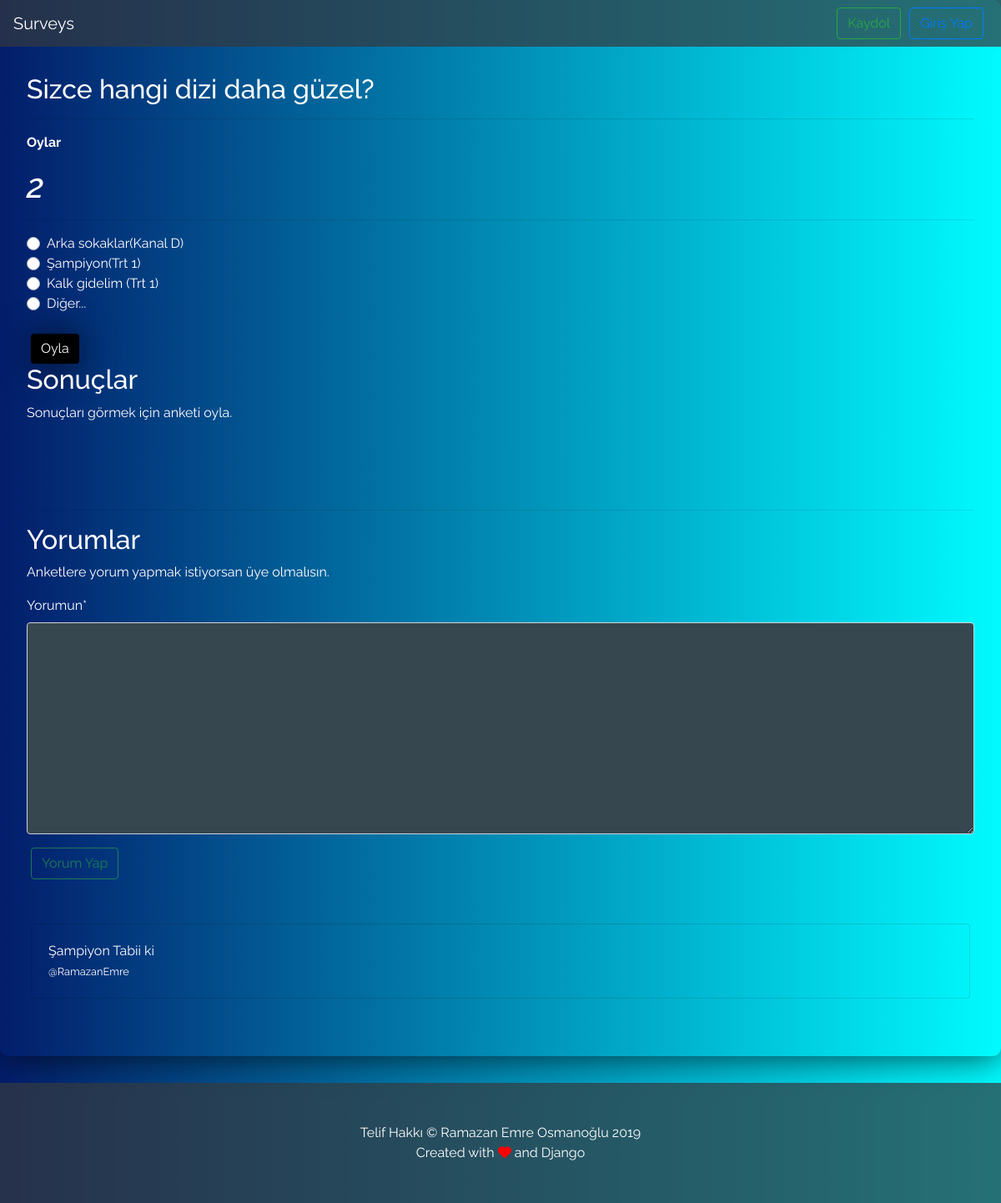
The app's page /polls/sizce-hangi-dizi-daha-guzel/ with its own data.
### polls/models.py (models this page shows, shortened)
class Poll(models.Model):
    title = models.CharField(max_length=200, verbose_name="Başlık", unique=True)
    author = models.ForeignKey(User, on_delete=models.CASCADE)
    date = models.DateTimeField(default=now, verbose_name="Tarih")
    explanation = models.TextField(verbose_name="Açıklama", null=True, blank=True)
    slug = models.SlugField(unique=True, editable=False, max_length=130)
    choices = models.ManyToManyField(Choice, verbose_name="Seçenekler")
    comments = models.ManyToManyField(Comment, verbose_name="Yorumlar", blank=True)
    class Meta:
        verbose_name = "Anket"
        verbose_name_plural = "Anketler"
        ordering = ["-date"]

class Choice(models.Model):
    text = models.CharField(max_length=200, verbose_name="Metin")
    votes = models.PositiveIntegerField(default=0)
    voters = models.ManyToManyField(User, blank=True)
    visitor_voters = models.ManyToManyField(VisitorIPAddressModel, blank=True)
    class Meta:
        verbose_name = "Seçenekler"
        verbose_name_plural = "Seçenekler"

class Comment(models.Model):
    text = models.TextField(verbose_name="Yorum", max_length=200)
    date = models.DateTimeField(default=now)
    author = models.ForeignKey(User, on_delete=models.CASCADE)
    class Meta:
        verbose_name = "Yorumlar"
        ordering = ["-date"]

### accounts/models.py (models this page shows, shortened)
class User(DefUser):
    is_active = models.BooleanField(
        _('active'),
        default=True,
    )
    email = models.EmailField(
        _("email address"),
        unique=True,
    )
    rank = models.PositiveSmallIntegerField('Rütbe', default=1)
    score = models.PositiveSmallIntegerField('Puan', default=0)

### polls/views.py (the view, shortened to what this page needs)
# urls.py: url(r"^(?P<slug>[\w-]+)/$", views.DetailView.as_view(), name="detail"),
class DetailView(View):
    post = None
    context = dict()
    choices = None
    comments = None
    request = None
    def end(self):
        return render(
            self.request,
            "polls/detail.html",
            context=self.context,
        )
    def is_voted_not_auth(self):
        voted = bool()
        for i in self.choices:
            for x in i.visitor_voters.all():
                if x.ip == self.ip:
                    voted = True
        return voted
    def get(self, request, slug):
        self.start(request, slug)
        return self.end()
    def post(self, request, slug):
        self.start(request, slug)
        if request.user.is_authenticated:
            return self.authenticated_post()
        else:
            return self.not_authenticated_post()
    def start(self, request, slug):
        self.poll = get_object_or_404(models.Poll, slug=slug)
        self.comments = self.poll.comments.all()
        self.choices = self.poll.choices.all()
        self.votesn = 0
        for i in self.choices:
            self.votesn += i.votes
        for i in self.choices:
            if i.votes != 0:
                i.percent = int((i.votes*100) / self.votesn)
            else:
                i.percent = 0
        self.context.update(
            poll=self.poll,
            comments=self.comments,
            choices=self.choices,
            votesn=self.votesn,
        )
        self.request = request
        self.context.setdefault("comment_form", CommentForm())
        if request.user.is_authenticated:
            self.context.update(
                auth=True,
                voted=self.is_voted_auth(),
            )
        else:
            self.ip = get_client_ip(request)
            self.context.update(
                auth=False,
                voted=self.is_voted_not_auth(),
            )

### polls/views.py
class CommentForm(forms.Form):
    if not settings.DEBUG:
        captcha = ReCaptchaField()
    comment_content = forms.CharField(widget=forms.Textarea, label="Yorumun", min_length=10, max_length=300)

### pages/context_processor.py (called while the page is built)
def func(request):
    datas = Page.objects.filter(is_it_in_navbar=True)
    context = dict(
        NAV_PAGES=datas,
    )
    return context

### polls/views.py (called while the page is built)
def get_client_ip(request):
    x_forwarded_for = request.META.get('HTTP_X_FORWARDED_FOR')
    if x_forwarded_for:
        ip = x_forwarded_for.split(',')[-1].strip()
    else:
        ip = request.META.get('REMOTE_ADDR')
    return ip

### templates/polls/detail.html (shortened to what this page needs)
{% extends 'base.html' %}
{% load crispy_forms_tags %}
{% block content %}
{% if auth %}
{% include 'auth_navbar.html' %}
{% else %}
{% include 'defnavbar.html' %}
{% endif %}
    <br>
<h2>{{ poll.title }}</h2>
    <hr>
<p><strong>Oylar</strong></p>
    <h1> <i>{{ votesn }}</i></h1>
    <hr>
<form method="post">
    {% for choice in choices %}
    <div class="custom-control custom-radio">
      <label class="custom-control-label" for="{{ choice.text }}">
          {{ choice.text }}
      </label>
    </div>
    {% endfor %}
    <br>
    <button class="btn btn-black" type="submit" {% if voted %} disabled {% endif %}>Oyla</button>
</form>
<h2>Sonuçlar</h2>
{% if not voted %}
<p>Sonuçları görmek için anketi oyla.</p>
{% endif %}
<br><br><br>
<hr>
    <h2>Yorumlar</h2>
    {% if not auth %}
    <p> Anketlere yorum yapmak istiyorsan üye olmalısın. </p>
    {% endif %}
<form method="post">
    <div class="form-group">
        {{ comment_form|crispy }}
    </div>
    <button type="submit" class="btn btn-outline-success" {% if not auth %} disabled {% endif %}>Yorum Yap</button>
</form>
<br><br>
{% for comment in comments %}
<div class="card bg-transparent comment-card">
    <div class="card-body">
        {{ comment.text }}
        <br><small>@{{ comment.author.username }}</small>
    </div>
</div>
{% empty %}
<p> Hiç yorum yapılmamış... </p>
{% endfor %}
{% endblock %}

### records on screen
Poll: title "Sizce hangi dizi daha güzel?"
Choice: text "Arka sokaklar(Kanal D)"
Choice: text "Şampiyon(Trt 1)"
Choice: text "Kalk gidelim (Trt 1)"
Choice: text "Diğer..."
Comment: text "Şampiyon Tabii ki", author.username "RamazanEmre"

### other values on screen
{{ votesn }} "2"
